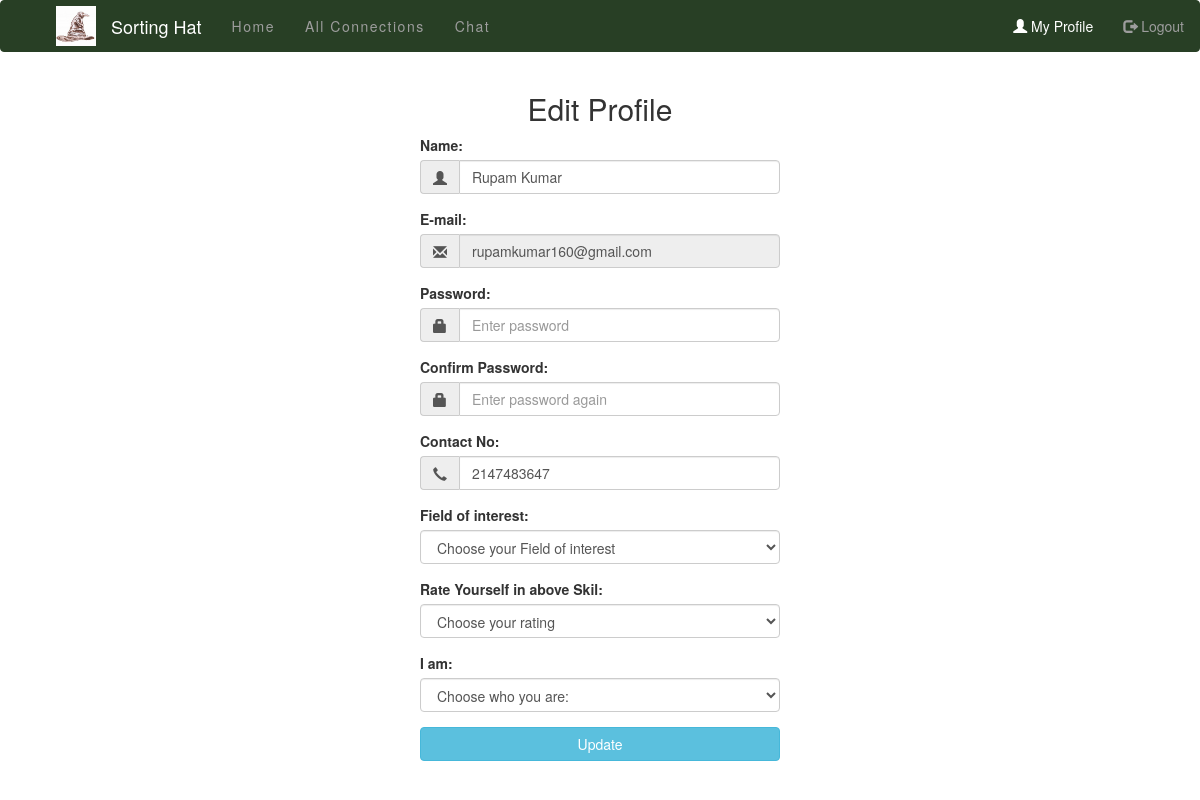
Page /myprofile.php (signed in) on the committed database.
### tables this page shows
CREATE TABLE `user` (
  `id` int(11) NOT NULL,
  `name` varchar(255) NOT NULL,
  `email` varchar(255) NOT NULL,
  `password` varchar(255) NOT NULL,
  `gender` varchar(255) NOT NULL,
  `contact` varchar(255) NOT NULL,
  `department` varchar(255) NOT NULL,
  `interest` varchar(255) NOT NULL,
  `rating` varchar(255) NOT NULL,
  `im` varchar(255) NOT NULL
);

### myprofile.php (the view, shortened to what this page needs)
<?php
include('connect.php');
           $email=$_SESSION['loginemail'];
          $sql = $con->query("SELECT * FROM user WHERE email='$email'");
         $data = $sql->fetch_array();
 ?>
<!DOCTYPE html>
<html>
<head>
  <link rel="stylesheet" href="https://maxcdn.bootstrapcdn.com/bootstrap/3.3.7/css/bootstrap.min.css">
</head>
<body>
	<?php include("nav.php"); ?>
	<div class="container">
	<div class="row">
    <div class="col-sm-4"></div>
    <div class="col-sm-4">
<center>
  <h2>Edit Profile</h2>
</center>
    	<form method="post" action="myprofile.php">
    <div class="form-group">
      <label for="name">Name:</label>
      <div class="input-group">
         <div class="input-group-addon">
     <i class="glyphicon glyphicon-user"></i>
       </div>
      <input type="name" class="form-control" id="name" placeholder="Enter Name" value="<?php echo $data['name'] ?>" name="name"></div>
    </div>
    <div class="form-group">
      <label for="email">E-mail:</label>
      <div class="input-group">
         <div class="input-group-addon">
     <i class="glyphicon glyphicon-envelope"></i>
       </div>
      <input type="email" class="form-control" id="email" placeholder="Enter email" value="<?php echo $data['email'] ?>"  name="email" disabled="disabled">
    </div></div>
     <div class="form-group">
      <label for="password">Password:</label>
      <div class="input-group">
         <div class="input-group-addon">
     <i class="glyphicon glyphicon-lock"></i>
       </div>
      <input type="password" class="form-control" id="password"  placeholder="Enter password" name="password">
    </div></div>
     <div class="form-group">
      <label for="c_password"> Confirm Password:</label>
      <div class="input-group">
         <div class="input-group-addon">
     <i class="glyphicon glyphicon-lock"></i>
       </div>
      <input type="password" class="form-control" id="c_password"  placeholder="Enter password again" name="c_password">
    </div></div>
     <div class="form-group">
      <label for="contact">Contact No:</label>
      <div class="input-group">
         <div class="input-group-addon">
     <i class="glyphicon glyphicon-earphone"></i>
       </div>
      <input type="text" class="form-control" id="contact" value="<?php echo $data['contact'] ?>" placeholder="Enter contact" name="contact">
    </div></div>
     <div class="form-group">
      <label class="control-label" for="interest">Field of interest:</label>
        <select name="interest" id="interest" class="form-control">
          <option value="" disabled="disabled" selected="selected">Choose your Field of interest</option>
        </select>
    </div>
    <div class="form-group">
      <label class="control-label" for="rating">Rate Yourself in above Skil:</label>
        <select name="rating" id="rating" class="form-control">
          <option value="" disabled="disabled" selected="selected">Choose your rating</option>
        </select>
    </div>
    <div class="form-group">
      <label class="control-label" for="Im"> I am:</label>
        <select name="im" id="im" class="form-control">
          <option value="" disabled="disabled" selected="selected">Choose who you are:</option>
        </select>
    </div>
    <button type="submit" onclick="return validation();" name="loginbtn" class="btn btn-info btn-block">Update</button>
  </form>
    </div>
    <div class="col-sm-4"></div>
 	 </div>
 	 <br>
	</div>
</body>
</html>

### rows in the picture
user: name "Rupam Kumar", email "rupamkumar160@gmail.com", contact "2147483647"
